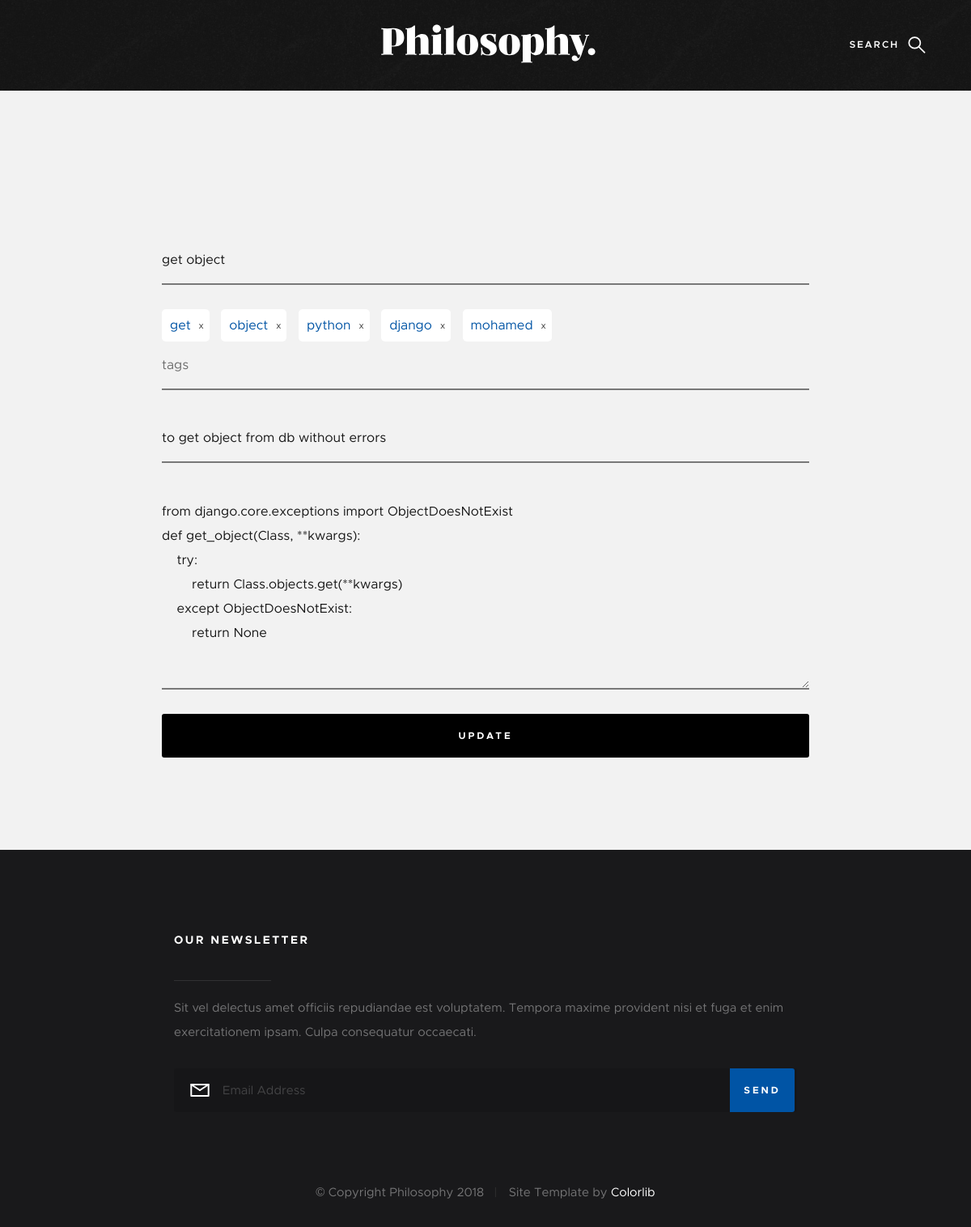
Page /f/get-object-56003012/edit/ on the committed database.
### Function/models.py (models this page shows, shortened)
class Function(models.Model):
    name    = models.CharField(max_length=70)
    content = models.TextField()
    comment = models.TextField()
    tags    = models.CharField(max_length=100)
    slug    = models.CharField(unique= True, blank=True, max_length=100)
    created = models.DateTimeField(auto_now=False, default= datetime.datetime.now)
    class Meta:
        db_table = ''
        managed = True
        verbose_name = 'Function'
        verbose_name_plural = 'Functions'

### Function/views.py (the view)
# urls.py: url(r'^(?P<slug>[\w-]+)/edit/$', views.EditFunction, name='edit_function'),
def EditFunction(request, slug):
    function = get_object(Function, slug= slug)
    if function:
        if request.method == 'POST':
            form = FunctionForm(request.POST, instance=function)
            if form.is_valid():
                form.save()
                return redirect('functions:home')
            else:
                return redirect('functions:edit_function')
        else:
            form = FunctionForm(instance=function)
            context = {'form': form, 'btn': 'Update', 'slug': slug}
            return render(request, 'addfunction_form.html', context)
    else:
        return HttpResponse('Function Not Found')

### Function/forms.py
class FunctionForm(forms.ModelForm):
    class Meta:
        model = Function
        fields = ('name', 'content', 'comment', 'tags')

### Function/templatetags/myfilters.py (called while the page is built)
@register.filter
@stringfilter
def split(value, delemeter):
    return value.split(delemeter)

### Function/views.py (called while the page is built)
def get_object(Class, **kwargs):
    try:
        return Class.objects.get(**kwargs)
    except ObjectDoesNotExist:
        return None

### Function/templates/addfunction_form.html (shortened to what this page needs)
{% extends "index.html" %}
{% load static %}
{% load myfilters %}
{% block content %}
    <section class="s-content s-content--narrow">
        <div class="row">
            <div class="col-full s-content__main">
                <form name="cForm" id="cForm" method="post" action="">
                    <fieldset>
                        <div class="form-field">
                            <input name="{{form.name.name}}" type="text" class="full-width" placeholder="Name" value="{{form.name.value | default_if_none:''}}">
                        </div>
                        <div class="form-field">
                            <div class="entry__meta">
                                <span class="entry__meta-links">
                                    {% if btn == 'Update' %}
                                    {% with form.tags.value|split:' ' as tags %}
                                    {% for tag in tags %}
                                        <div style="background: #FFF; display: inline-block; margin-right: 10px; padding: 5px 13px 5px 10px; border-radius: 5px; position: relative;">
                                            <a class="old-tag" href="{% url 'functions:tag_functions' tag %}" style="margin-right: 10px">{{tag}}</a>
                                            <a href="{% url 'functions:remove_function_tag' slug tag %}" style="color: #333; font-size: .7em; position:absolute; top: 50%; transform: translateY(-50%); margin-right: 5px">x</a>
                                        </div>
                                    {% endfor %}
                                    {% endwith %}
                                    {% endif %}
                                </span>
                            </div>
                            <input id="new-tags"  name="" type="text" class="full-width" placeholder="tags" value="">
                        </div>
                        <div class="form-field">
                            <input name="{{form.comment.name}}" type="text" class="full-width" placeholder="Comment"  value="{{form.comment.value | default_if_none:''}}">
                        </div>
                        <div class="message form-field">
                        <textarea name="{{form.content.name}}" class="full-width" placeholder="Your Code">{{form.content.value | default_if_none:''}}</textarea>
                        </div>
                        <button type="submit" class="submit btn btn--primary full-width">{{btn}}</button>
                    </fieldset>
                </form>
            </div>
        </div>
    </section>
{% endblock content %}

### static/css/base.css (style rules this page uses)
html { font-family: sans-serif; line-height: 1.15; -ms-text-size-adjust: 100%; -webkit-text-size-adjust: 100%; }
body { margin: 0; }
article, aside, footer, header, nav, section { display: block; }
a { background-color: transparent; -webkit-text-decoration-skip: objects; }
button, input, optgroup, select, textarea { font-family: sans-serif; font-size: 100%; line-height: 1.15; margin: 0; }
button, input { overflow: visible; }
button, select { text-transform: none; }
button, html [type="button"], [type="reset"], [type="submit"] { -webkit-appearance: button; }
fieldset { border: 1px solid #c0c0c0; margin: 0 2px; padding: 0.35em 0.625em 0.75em; }
textarea { overflow: auto; }
html { font-size: 62.5%; box-sizing: border-box; }
*, *::before, *::after { box-sizing: inherit; }
body { font-weight: normal; line-height: 1; word-wrap: break-word; text-rendering: optimizeLegibility; -webkit-overflow-scrolling: touch; -webkit-text-size-adjust: none; }
body, input, button { -moz-osx-font-smoothing: grayscale; -webkit-font-smoothing: antialiased; }
div, dl, dt, dd, ul, ol, li, h1, h2, h3, h4, h5, h6, pre, form, p, blockquote, th, td { margin: 0; padding: 0; }
a { text-decoration: none; line-height: inherit; }
fieldset { margin: 0; padding: 0; }
input[type="email"], input[type="number"], input[type="search"], input[type="text"], input[type="tel"], input[type="url"], input[type="password"], textarea { -webkit-appearance: none; -moz-appearance: none; -ms-appearance: none; -o-appearance: none; appearance: none; }
.row { width: 94%; max-width: 1200px; margin: 0 auto; }
.row:after { content: ""; display: table; clear: both; }
[class*="col-"] { float: left; padding: 0 20px; }
.col-twelve, .col-full { width: 100%; }
@media only screen and (max-width: 1200px) { [class*="col-"] { padding: 0 15px; } }
.full-width { width: 100%; }

### rows in the picture
Function: name "get object", comment "to get object from db without errors", content "from django.core.exceptions import ObjectDoesNotExist def get_object(Class, **kwargs): try: return Class.objects.get(**kwargs) except ObjectDoesNotExist: return None"

### other values in the picture
{{ tag }} "get" "object" "python" "django" "mohamed"
{{ btn }} "UPDATE"
